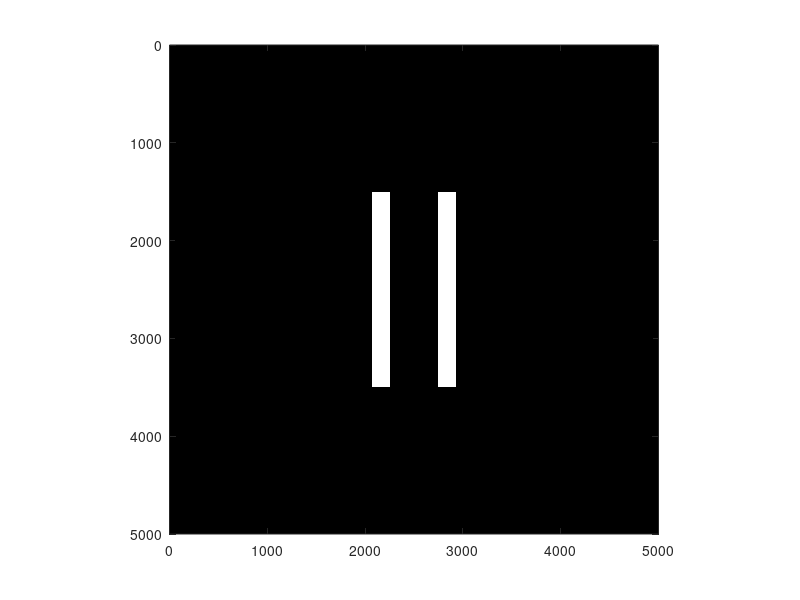

Write MATLAB code to recreate this figure.
%OPT211 Final
%Ezra Alcon-Kirshman
%part2 
%double slit aperture

% Define Aperture field
apl = 5000; % Size of the aperture field
ap = zeros(apl); % Define actual aperture plane
ap(1500:3500 , 2075:2250) = 1;
ap(1500:3500 , 2750:2925) = 1;

% Plot the aperture field
figure(1)
imagesc(ap) % Plot image of the aperture field
colormap gray % Set the color of the aperture field plot
axis equal % Set the display scale of the axes
axis([0 apl 0 apl]) % Set axes limits to size of aperture field